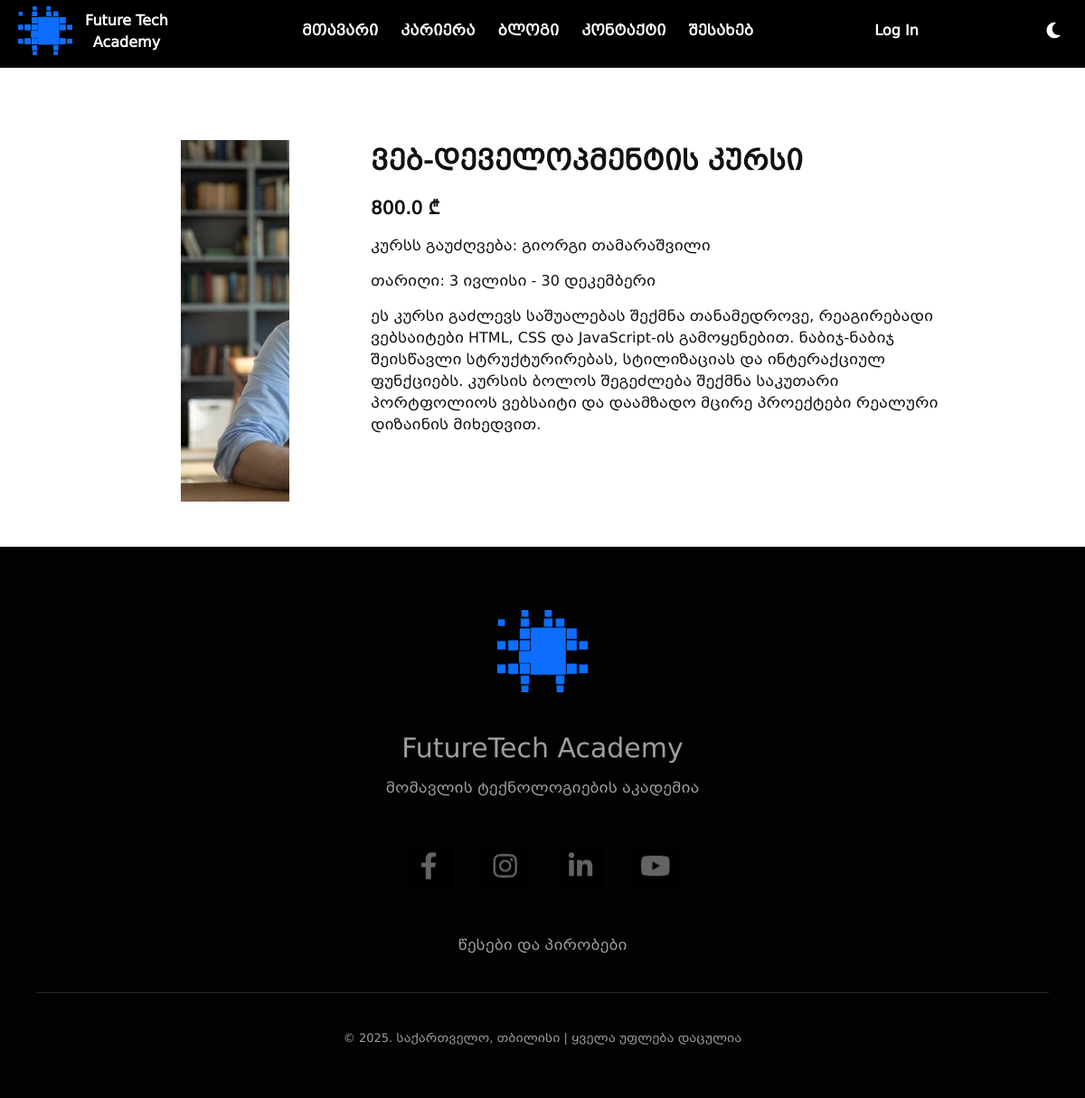
Before: /view/2 with the older database file.
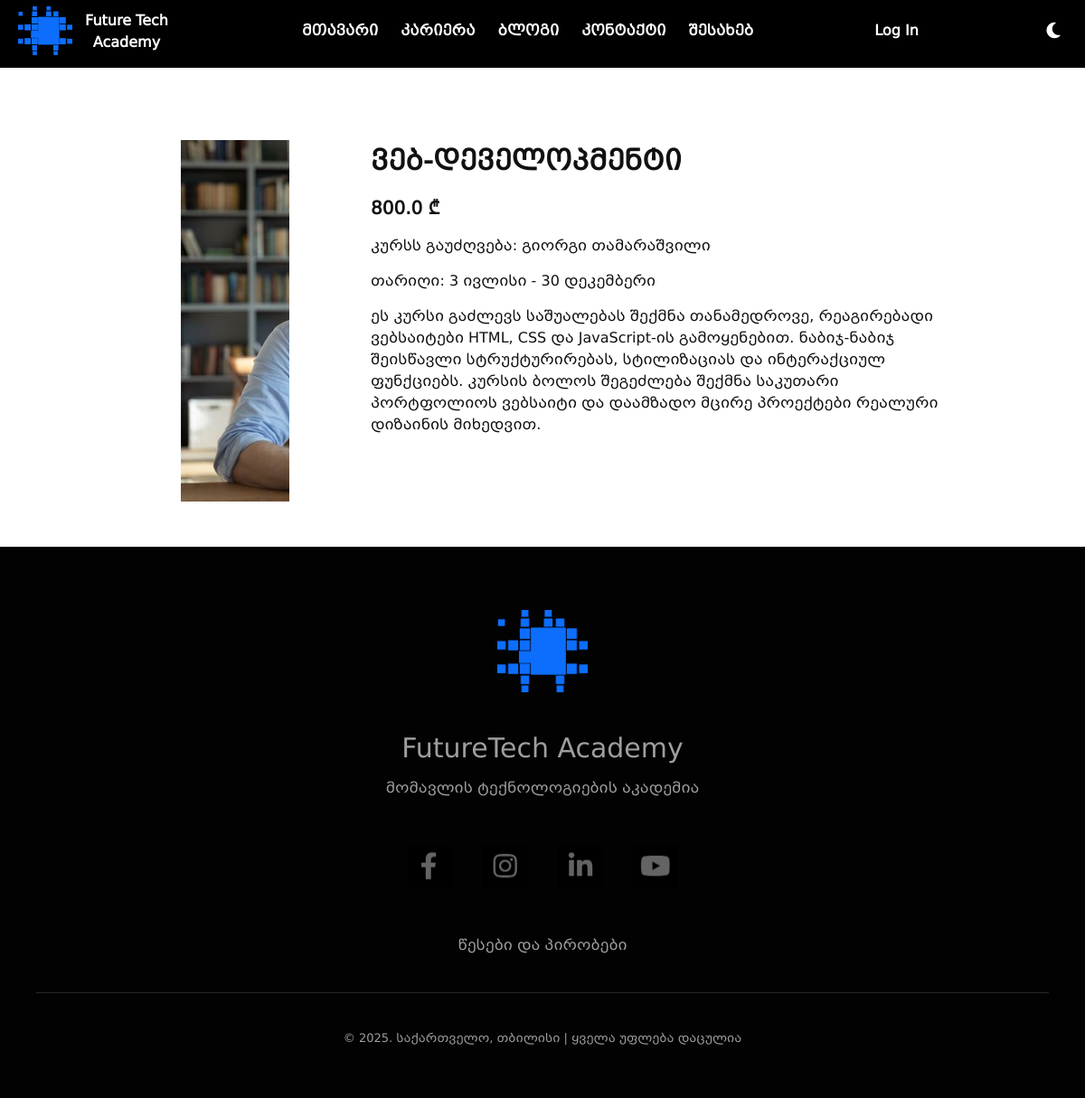
After: the same page with the newer database file.
### src/models/course.py (models this page shows, shortened)
class Course(BaseModel):
    __tablename__ = "courses"
    id = db.Column(db.Integer, primary_key=True)
    name = db.Column(db.String(100))
    price = db.Column(db.Float)
    prof = db.Column(db.String(100))
    img = db.Column(db.String(300))
    description = db.Column(db.String(1000))
    date = db.Column(db.String(50))
    user_courses = db.relationship("UserCourse", back_populates="course")

### src/views/course/routes.py (the view)
@course_blueprint.route("/view/<int:courses_id>")
def view_course(courses_id):
    chosen_course = Course.query.get(courses_id)
    return render_template("course/view_course.html", course=chosen_course)

### src/templates/course/view_course.html (shortened to what this page needs)
{% extends "partials/base.html" %}
{% block content %}
<div class="header-div" style="display: block; background-color: black;"></div>
<div class="course-info">
    <div class="prof"><img src="/static/upload/{{ course.img }}" alt="Course Professor"></div>
    <div class="course-description">
        <div class="title">{{ course.name }}</div>
        <div class="price">{{ course.price }} ₾</div>
        <div class="prof-name">კურსს გაუძღვება: {{ course.prof }}</div>
        <div class="date">თარიღი: {{ course.date }}</div>
        <div class="course-information">{{ course.description }}</div>
    </div>
</div>
{% endblock %}

Changed rows visible on the page:
changed Course "გიორგი თამარაშვილი": name "ვებ-დეველოპმენტის კურსი" → "ვებ-დეველოპმენტი"
